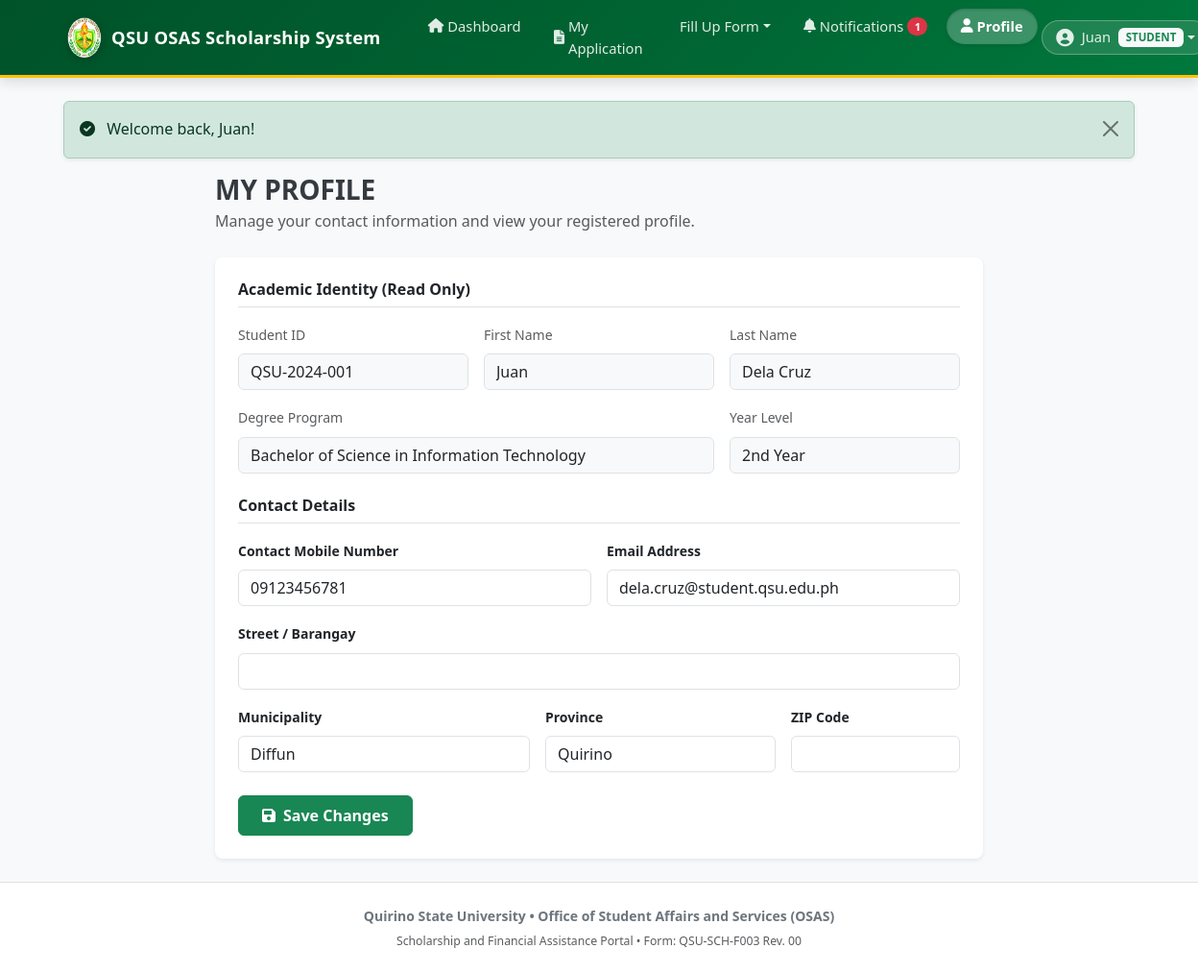
The app's page /student/profile (signed in) with its own data.
### tables this page shows
CREATE TABLE students (
    id INT PRIMARY KEY AUTO_INCREMENT,
    user_id INT NOT NULL,
    student_id VARCHAR(50) UNIQUE NOT NULL,
    last_name VARCHAR(100) NOT NULL,
    first_name VARCHAR(100) NOT NULL,
    middle_name VARCHAR(100),
    extension_name VARCHAR(20),
    degree_program VARCHAR(200),
    year_level TINYINT UNSIGNED DEFAULT 1,
    lrn_number VARCHAR(50),
    sex ENUM('Male','Female'),
    civil_status ENUM('Single','Married','Separated'),
    is_solo_parent TINYINT(1) DEFAULT 0,
    citizenship VARCHAR(100) DEFAULT 'Filipino',
    birthdate DATE,
    place_of_birth VARCHAR(200),
    physical_disability VARCHAR(200),
    ethnic_affiliation VARCHAR(100),
    street_barangay VARCHAR(255),
    municipality VARCHAR(100),
    province VARCHAR(100),
    zip_code VARCHAR(10),
    contact_number VARCHAR(20),
    email_address VARCHAR(150),
    is_dormitory TINYINT(1) DEFAULT 0,
    registering_as ENUM('New Student','Old Student','Transfer In','Lateral Transfer','Cross Enrollee'),
    created_at TIMESTAMP DEFAULT CURRENT_TIMESTAMP,
    updated_at TIMESTAMP DEFAULT CURRENT_TIMESTAMP ON UPDATE CURRENT_TIMESTAMP,
    FOREIGN KEY (user_id) REFERENCES users(id) ON DELETE CASCADE
);

### controllers/StudentController.php (called while the page is built, shortened)
<?php
require_once __DIR__ . "/../models/Notification.php";
class StudentController extends BaseController {
    private $studentModel;
    public function __construct() {
        $this->studentModel = new Student();
    }
    public function profile() {
        $studentId = $_SESSION["student_id"];
        $student = $this->studentModel->findById($studentId);
        $notifModel = new Notification();
        $unreadCount = $notifModel->countUnread($studentId);
        $this->view("student/profile", ["student" => $student, "unreadCount" => $unreadCount, "pageTitle" => "My Profile - " . APP_NAME]);
    }
}

### config/database.php (called while the page is built, shortened)
<?php
class Database {
    private static $instance = null;
    private $connection;
    private $host = "localhost";
    private $dbname = "scholarship_db";
    private $username = "root";
    private $password = "";
    private $charset = "utf8mb4";
    private function __construct() {
        $dsn = "mysql:host={$this->host};dbname={$this->dbname};charset={$this->charset}";
        $options = [
            PDO::ATTR_ERRMODE            => PDO::ERRMODE_EXCEPTION,
            PDO::ATTR_DEFAULT_FETCH_MODE => PDO::FETCH_ASSOC,
            PDO::ATTR_EMULATE_PREPARES   => false,
        ];
        try {
            $this->connection = new PDO($dsn, $this->username, $this->password, $options);
        } catch (PDOException $e) {
            error_log("DB Error: " . $e->getMessage());
            die("<h3>Database connection failed. Please contact the administrator.</h3>");
        }
    }
    public static function getInstance() {
        if (self::$instance === null) {
            self::$instance = new self();
        }
        return self::$instance;
    }
    public function getConnection() { return $this->connection; }
}

### lib/BaseModel.php (called while the page is built, shortened)
<?php
require_once __DIR__ . "/../config/database.php";
abstract class BaseModel {
    protected $db;
    protected $table;
    protected $primaryKey = "id";
    public function __construct() { $this->db = Database::getInstance()->getConnection(); }
    public function findById($id) {
        $stmt = $this->db->prepare("SELECT * FROM {$this->table} WHERE {$this->primaryKey} = ?");
        $stmt->execute([$id]); return $stmt->fetch();
    }
    public function query($sql, $params = []) {
        $stmt = $this->db->prepare($sql); $stmt->execute($params); return $stmt;
    }
}

### config/config.php (called while the page is built, shortened)
<?php
require_once __DIR__ . "/database.php";
function yearLevelLabel($level) {
    $labels = ["1st Year", "2nd Year", "3rd Year", "4th Year", "5th Year"];
    return $labels[($level - 1)] ?? $level . "th Year";
}

### models/Notification.php (called while the page is built, shortened)
<?php
require_once __DIR__ . "/../lib/BaseModel.php";
class Notification extends BaseModel {
    public function countUnread($studentId) {
        return (int)$this->query("SELECT COUNT(*) FROM notifications WHERE student_id = ? AND is_read = 0", [$studentId])->fetchColumn();
    }
}

### views/student/profile.php (the view, shortened to what this page needs)
<div class="container-fluid px-0" style="max-width: 800px;">
    <h3 class="fw-bold text-qsu-green mb-1">MY PROFILE</h3>
    <p class="text-muted mb-4">Manage your contact information and view your registered profile.</p>
    <div class="card shadow-sm border-0">
        <div class="card-body p-4">
            <form action="<?= BASE_URL ?>/student/profile" method="POST">
                <h6 class="fw-bold text-qsu-green border-bottom pb-2 mb-3">Academic Identity (Read Only)</h6>
                <div class="row g-3 mb-4">
                    <div class="col-md-4">
                        <label class="form-label small text-muted">Student ID</label>
                        <input type="text" class="form-control bg-light" value="<?= htmlspecialchars($student['student_id'] ?? '') ?>" readonly>
                    </div>
                    <div class="col-md-4">
                        <label class="form-label small text-muted">First Name</label>
                        <input type="text" class="form-control bg-light" value="<?= htmlspecialchars($student['first_name'] ?? '') ?>" readonly>
                    </div>
                    <div class="col-md-4">
                        <label class="form-label small text-muted">Last Name</label>
                        <input type="text" class="form-control bg-light" value="<?= htmlspecialchars($student['last_name'] ?? '') ?>" readonly>
                    </div>
                    <div class="col-md-8">
                        <label class="form-label small text-muted">Degree Program</label>
                        <input type="text" class="form-control bg-light" value="<?= htmlspecialchars($student['degree_program'] ?? '') ?>" readonly>
                    </div>
                    <div class="col-md-4">
                        <label class="form-label small text-muted">Year Level</label>
                        <input type="text" class="form-control bg-light" value="<?= yearLevelLabel($student['year_level'] ?? 1) ?>" readonly>
                    </div>
                </div>
                <h6 class="fw-bold text-qsu-green border-bottom pb-2 mb-3">Contact Details</h6>
                <div class="row g-3 mb-4">
                    <div class="col-md-6">
                        <label class="form-label small fw-semibold">Contact Mobile Number</label>
                        <input type="text" name="contact_number" class="form-control" value="<?= htmlspecialchars($student['contact_number'] ?? '') ?>">
                    </div>
                    <div class="col-md-6">
                        <label class="form-label small fw-semibold">Email Address</label>
                        <input type="email" name="email_address" class="form-control" value="<?= htmlspecialchars($student['email_address'] ?? '') ?>">
                    </div>
                    <div class="col-12">
                        <label class="form-label small fw-semibold">Street / Barangay</label>
                        <input type="text" name="street_barangay" class="form-control" value="<?= htmlspecialchars($student['street_barangay'] ?? '') ?>">
                    </div>
                    <div class="col-md-5">
                        <label class="form-label small fw-semibold">Municipality</label>
                        <input type="text" name="municipality" class="form-control" value="<?= htmlspecialchars($student['municipality'] ?? '') ?>">
                    </div>
                    <div class="col-md-4">
                        <label class="form-label small fw-semibold">Province</label>
                        <input type="text" name="province" class="form-control" value="<?= htmlspecialchars($student['province'] ?? '') ?>">
                    </div>
                    <div class="col-md-3">
                        <label class="form-label small fw-semibold">ZIP Code</label>
                        <input type="text" name="zip_code" class="form-control" value="<?= htmlspecialchars($student['zip_code'] ?? '') ?>">
                    </div>
                </div>
                <button type="submit" class="btn btn-success px-4 py-2 fw-semibold">
                    <i class="fas fa-save me-2"></i>Save Changes
                </button>
            </form>
        </div>
    </div>
</div>
<?php $content = ob_get_clean(); include __DIR__ . '/../layouts/student_layout.php'; ?>

### index.php (shortened to what this page needs)
<?php
require_once __DIR__ . "/config/config.php";
require_once __DIR__ . "/lib/BaseModel.php";
$requestUri = $_SERVER["REQUEST_URI"];
$basePath = "/SCHOLARSHIP";
$path = str_replace($basePath, "", parse_url($requestUri, PHP_URL_PATH));
$path = rtrim($path, "/");
$method = $_SERVER["REQUEST_METHOD"];
foreach ($routes as [$routeMethod, $routePath, $controllerName, $actionName]) {
    if ($method === $routeMethod && $path === $routePath) {
        $controller = new $controllerName();
        $controller->$actionName();
        break;
    }
}

### views/layouts/student_layout.php (shortened to what this page needs)
<?php
$unreadCount = $unreadCount ?? 0;
$student = $student ?? [];
?>
<!DOCTYPE html>
<html lang="en">
<head>
    <link href="https://cdn.jsdelivr.net/npm/bootstrap@5.3.0/dist/css/bootstrap.min.css" rel="stylesheet">
    <link href="https://cdnjs.cloudflare.com/ajax/libs/font-awesome/6.0.0/css/all.min.css" rel="stylesheet">
    <link href="<?= BASE_URL ?>/public/assets/css/style.css" rel="stylesheet">
</head>
<body class="bg-light d-flex flex-column min-vh-100">
    <nav class="navbar navbar-expand-lg navbar-dark bg-primary shadow-sm">
        <div class="container">
            <a class="navbar-brand" href="<?= BASE_URL ?>/student/dashboard">
                <img src="<?= BASE_URL ?>/public/assets/img/qsulogo.png" alt="QSU Logo" class="me-2">
                <span><?= APP_NAME ?></span>
            </a>
            <div class="collapse navbar-collapse" id="studentNav">
                <ul class="navbar-nav me-auto mb-2 mb-lg-0 ms-lg-3">
                    <li class="nav-item">
                        <a class="nav-link <?= strpos($_SERVER['REQUEST_URI'], '/student/dashboard') !== false ? 'active' : '' ?>" href="<?= BASE_URL ?>/student/dashboard">
                            <i class="fas fa-home me-1"></i> Dashboard
                        </a>
                    </li>
                    <li class="nav-item">
                        <a class="nav-link <?= strpos($_SERVER['REQUEST_URI'], '/student/application') !== false ? 'active' : '' ?>" href="<?= BASE_URL ?>/student/application">
                            <i class="fas fa-file-alt me-1"></i> My Application
                        </a>
                    </li>
                    <li class="nav-item dropdown">
                        <a class="nav-link dropdown-toggle <?= strpos($_SERVER['REQUEST_URI'], '/student/apply') !== false ? 'active' : '' ?>" href="#" role="button" data-bs-toggle="dropdown">
                            <i class="fas fa-file-pen me-1"></i> Fill Up Form
                        </a>
                    </li>
                    <li class="nav-item">
                        <a class="nav-link position-relative <?= strpos($_SERVER['REQUEST_URI'], '/student/notifications') !== false ? 'active' : '' ?>" href="<?= BASE_URL ?>/student/notifications">
                            <i class="fas fa-bell me-1"></i> Notifications
                            <?php if ($unreadCount > 0): ?>
                            <span class="badge bg-danger rounded-pill ms-1" style="font-size: 0.7rem;"><?= $unreadCount ?></span>
                            <?php endif; ?>
                        </a>
                    </li>
                    <li class="nav-item">
                        <a class="nav-link <?= strpos($_SERVER['REQUEST_URI'], '/student/profile') !== false ? 'active' : '' ?>" href="<?= BASE_URL ?>/student/profile">
                            <i class="fas fa-user me-1"></i> Profile
                        </a>
                    </li>
                </ul>
                <div class="navbar-nav ms-auto">
                    <div class="nav-item dropdown">
                        <a class="nav-link dropdown-toggle text-white d-flex align-items-center navbar-user-btn" href="#" role="button" data-bs-toggle="dropdown">
                            <span class="me-1"><?= htmlspecialchars($student['first_name'] ?? 'Student') ?></span>
                            <span class="badge bg-light text-success fw-bold ms-1" style="font-size: 0.72rem;">STUDENT</span>
                        </a>
                    </div>
                </div>
            </div>
        </div>
    </nav>
    <main class="container py-4 flex-grow-1">
        <?php include __DIR__ . '/../partials/flash_messages.php'; ?>
        <?= $content ?? '' ?>
    </main>
    <footer class="footer mt-auto">
        <div class="container text-center">
            <p class="mb-1 fw-semibold">Quirino State University &bull; Office of Student Affairs and Services (OSAS)</p>
            <p class="mb-0 text-muted small">Scholarship and Financial Assistance Portal &bull; Form: QSU-SCH-F003 Rev. 00</p>
        </div>
    </footer>
</body>
</html>

### public/assets/css/style.css (style rules this page uses)
:root { --primary-color: #006633; --primary-light: #008844; --primary-dark: #004422; --secondary-color: #28a745; --success-color: #28a745; --warning-color: #ffc107; --danger-color: #dc3545; --info-color: #17a2b8; --light-color: #f8f9fa; --dark-color: #343a40; --white: #ffffff; --gray-100: #f8f9fa; --gray-200: #e9ecef; --gray-300: #dee2e6; --gray-400: #ced4da; --gray-500: #adb5bd; --gray-600: #6c757d; --gray-700: #495057; --gray-800: #343a40; --gray-900: #212529; }
body { font-family: 'Segoe UI', Tahoma, Geneva, Verdana, sans-serif; line-height: 1.6; color: var(--gray-800); background-color: #f8f9fa; }
.bg-primary { background-color: var(--primary-color) !important; }
.navbar-dark.bg-primary { background: linear-gradient(135deg, #005229 0%, #006633 60%, #00783d 100%) !important; border-bottom: 3px solid #ffc107 !important; box-shadow: 0 4px 12px rgba(0, 50, 20, 0.15) !important; padding-top: 0.55rem; padding-bottom: 0.55rem; }
.navbar-brand { display: flex; align-items: center; font-weight: 700; font-size: 1.15rem; letter-spacing: 0.25px; color: #ffffff !important; }
.navbar-brand img { height: 42px; width: auto; filter: drop-shadow(0 2px 4px rgba(0, 0, 0, 0.25)); }
.navbar-dark .navbar-nav .nav-link { color: rgba(255, 255, 255, 0.88) !important; font-weight: 500; font-size: 0.92rem; padding: 0.42rem 0.95rem; margin: 0 2px; border-radius: 20px; transition: all 0.2s ease-in-out; display: inline-flex; align-items: center; }
.navbar-dark .navbar-nav .nav-link.active { color: #ffffff !important; background-color: rgba(255, 255, 255, 0.24) !important; font-weight: 600; box-shadow: inset 0 1px 3px rgba(0, 0, 0, 0.18), 0 2px 4px rgba(0, 0, 0, 0.08); }
.navbar-user-btn { background: rgba(255, 255, 255, 0.12); border: 1px solid rgba(255, 255, 255, 0.28); border-radius: 25px; padding: 0.35rem 0.9rem !important; transition: all 0.2s ease; }
.card { border: none; border-radius: 8px; box-shadow: 0 0.125rem 0.25rem rgba(0, 0, 0, 0.075); }
.footer { background-color: #ffffff; border-top: 1px solid var(--gray-300); padding: 1.5rem 0; margin-top: 3rem; font-size: 0.875rem; color: var(--gray-600); }

### records on screen
students: first_name "Juan", student "QSU-2024-001", last_name "Dela Cruz", degree_program "Bachelor of Science in Information Technology", year_level "2nd Year", contact_number "09123456781", email_address "dela.cruz@student.qsu.edu.ph", municipality "Diffun", province "Quirino"

### other values on screen
$unreadCount "1"
$f['message'] "Welcome back, Juan!"
